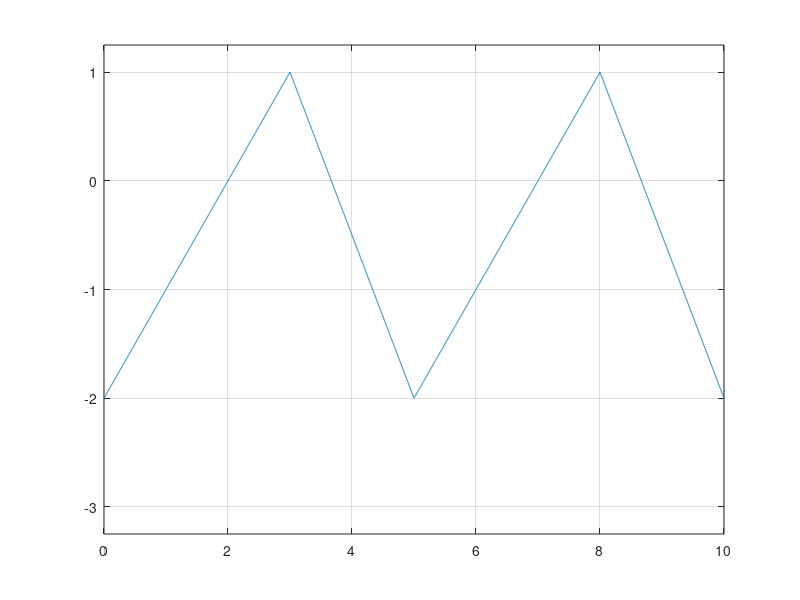

This chart was generated by the following MATLAB code:
% panta de urcare m1 = +1 V/s, panta de coborare m2 = -3V/2s = -1.5V/s
% 0 <= width <= 1 punctul intre 0 si 2*pi la care se gaseste maximul
% width = m1/m2 = 1/1.5= 0.6
width = 0.6;
T=5;    %perioada 5s
t = 0:0.002:10; %intervalul de timp
s=sawtooth(2*pi*t/T,width)*1.5-0.5;  % functia semnalului
plot(t,s),ylim([-3.25 1.25]),grid, % intructiunea de afisare si ajustari grafice